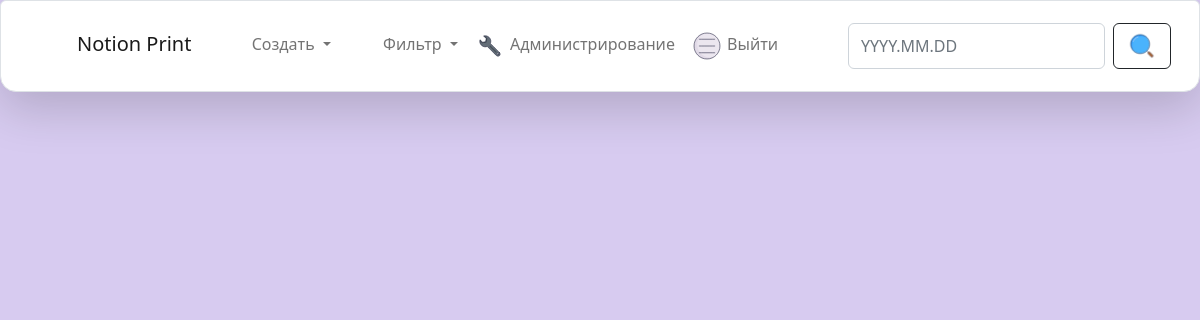
Page / (signed in) on the earlier database version.
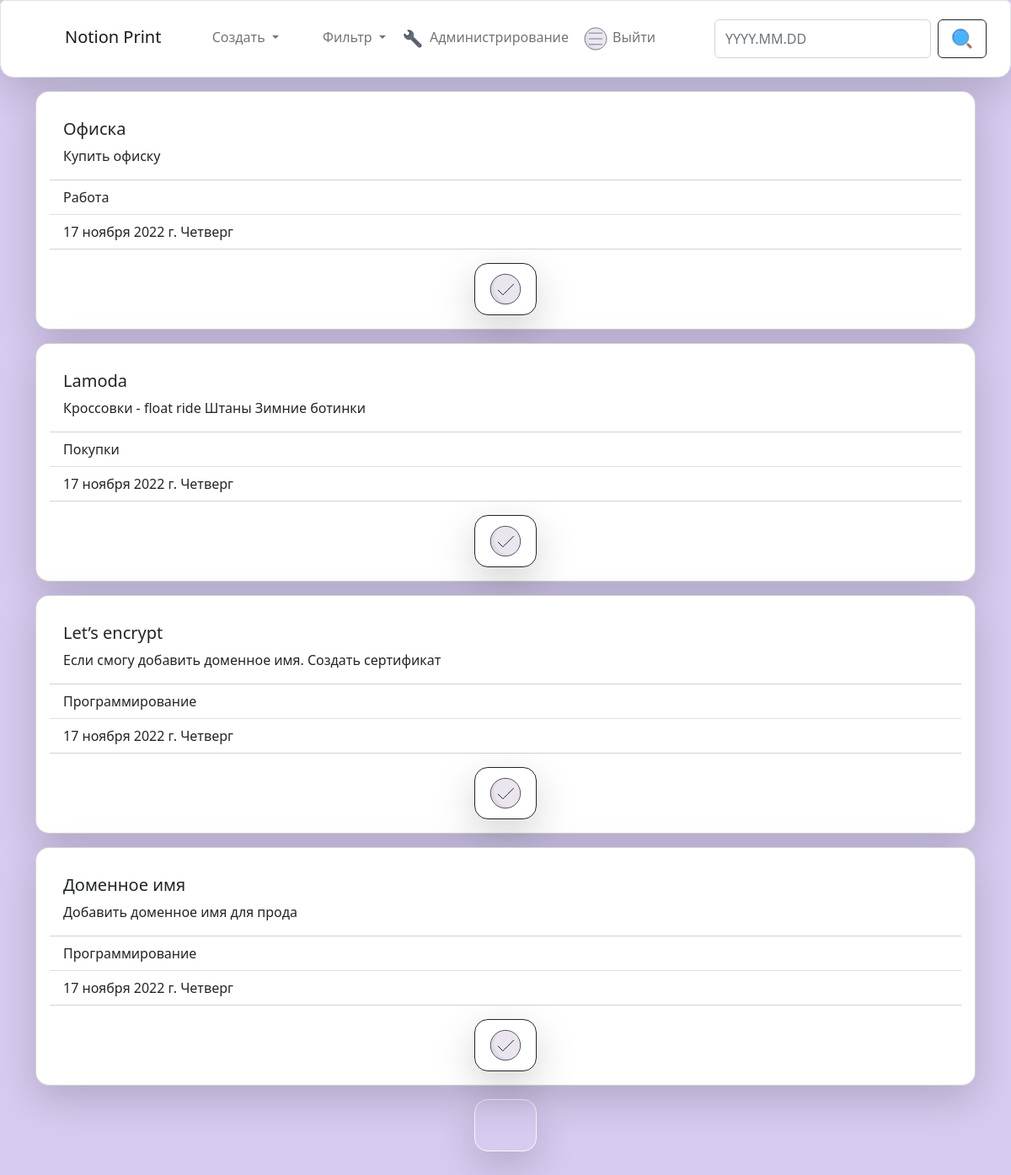
Same page on the later database version.
### Notion/models.py (models this page shows, shortened)
class Task(models.Model):
    title = models.CharField(max_length=255, db_index=True, verbose_name='Заголовок задачи')
    content = models.TextField(blank=True, verbose_name='Текст задачи')
    created_at = models.DateTimeField(auto_now_add=True, verbose_name='Создано')
    update_at = models.DateTimeField(auto_now=True, verbose_name='Изменено')
    appoint_to = models.DateField(verbose_name='Назначено на')
    photo = models.ImageField(upload_to='photos/%Y/%m/%d/',blank=True, verbose_name='Прикрепленное фото')
    active = models.BooleanField(default=True, verbose_name='Активна')
    typing = models.ForeignKey('Typing', on_delete=models.PROTECT, null=True, verbose_name='Тип задачи')
    class Meta:
        verbose_name = 'Задача'
        verbose_name_plural = 'Задачи'
        ordering = ['-created_at']

class Typing(models.Model):
    title = models.CharField(max_length=255, db_index=True, verbose_name='Тип задачи')
    def __str__(self) -> str:
        return self.title
    class Meta:
        verbose_name = 'Тип'
        verbose_name_plural = 'Типы'
        ordering = ['title']

### Notion/views.py (the view)
# urls.py: path('', Home.as_view(), name='home')
class Home(LoginRequiredMixin, ListView):
    model = Task
    template_name = 'Notion/home.html'
    login_url = '/login/'
    context_object_name = 'task_list'
    def get_context_data(self, **kwargs):
        context = super().get_context_data(**kwargs)
        context['weekday'] = get_weekday(self.current_date)
        context['now_date'] = get_now_date()
        return context
    def get(self, request, *args, **kwargs) -> HttpResponse:
        self.current_date = request.GET.get('search', get_now_date())
        self.appoint_to__gte = request.GET.get('appoint_to__gte', None)
        self.appoint_to__lt = request.GET.get('appoint_to__lt', None)
        return super().get(request, *args, **kwargs)
    def get_queryset(self):
        if self.appoint_to__gte!=None and self.appoint_to__lt!=None:
            return Task.objects.filter(active=True, appoint_to__gte=self.appoint_to__gte, appoint_to__lt=self.appoint_to__lt).select_related('typing')
        return Task.objects.filter(active=True, appoint_to=self.current_date).select_related('typing')

### Notion/templatetags/custom_filters.py (called while the page is built)
@register.simple_tag(name = 'get_categories')
def get_categories(task_list):
    if len(task_list)!=0:
        return str(task_list[0].appoint_to)
    return False

@register.simple_tag(name= 'get_dates')
def get_dates(now, period):
    def to_str(date):
        return date.strftime('%Y-%m-%d')
    now_date = datetime.strptime(now, "%Y-%m-%d")
    if period=='week':
        return f"?appoint_to__gte={to_str(now_date-timedelta(7))}&appoint_to__lt={to_str(now_date+timedelta(1))}"
    elif period=='month':
        return f"?appoint_to__gte={to_str(now_date-timedelta(30))}&appoint_to__lt={to_str(now_date+timedelta(1))}"

### Notion/views.py (called while the page is built)
def get_now_date():
    return datetime.today().strftime('%Y-%m-%d')

def get_weekday(date):
    day_index = datetime.isoweekday(datetime.strptime(date, "%Y-%m-%d"))
    if day_index==1: return 'Понедельник'
    elif day_index==2: return 'Вторник'
    elif day_index==3: return 'Среда'
    elif day_index==4: return 'Четверг'
    elif day_index==5: return 'Пятница'
    elif day_index==6: return 'Суббота'
    elif day_index==7: return 'Воскресенье'

### Notion/templates/Notion/home.html (shortened to what this page needs)
{% extends 'base.html' %}
{% block container %}
<div class="container">
    {% for task in task_list %}
    <div class="card mt-3 shadow-lg p-3 mb-2 bg-body rounded-4">
        <div class="card-body">
            <h5 class="card-title">{{task.title|capfirst}}</h5>
            <p class="card-text">{{task.content|safe}}</p>
        </div>
        <ul class="list-group list-group-flush">
            <li class="list-group-item">{{task.typing|capfirst}}</li>
            <li class="list-group-item">{{task.appoint_to}} {{weekday}}</li>
        </ul>
        {% include 'Notion/include/_button_deactivate.html' %}
    </div>
{% endfor %}
    <div class="row">
        <div class="col text-center">
        {% include 'Notion/include/_button_print.html' %}
        </div>
    </div>
</div>
{% endblock %}

### Notion/templates/Notion/include/_button_deactivate.html
{% load static %}
<button class="m-auto mt-3 btn btn-outline-dark shadow-lg rounded-4" type="submit" id="deactivate_{{task.pk}}"
  onclick="deactivate(this)">
  <lord-icon src="{% static 'icons/approve.json' %}" trigger="hover" style="width:48px;height:48px">
  </lord-icon>
</button>

Differences in the rows shown:
added Task: title "Офиска", content "Купить офиску", typing "Работа", appoint_to "17 ноября 2022 г.", weekday "Четверг"
now on this page (row edited): Task: title "Lamoda", content "Кроссовки - float ride Штаны Зимние ботинки", typing "Покупки", appoint_to "17 ноября 2022 г.", weekday "Четверг"
now on this page (row edited): Task: title "Let’s encrypt", content "Если смогу добавить доменное имя. Создать сертификат", typing "Программирование", appoint_to "17 ноября 2022 г.", weekday "Четверг"
now on this page (row edited): Task: title "Доменное имя", content "Добавить доменное имя для прода", typing "Программирование", appoint_to "17 ноября 2022 г.", weekday "Четверг"
